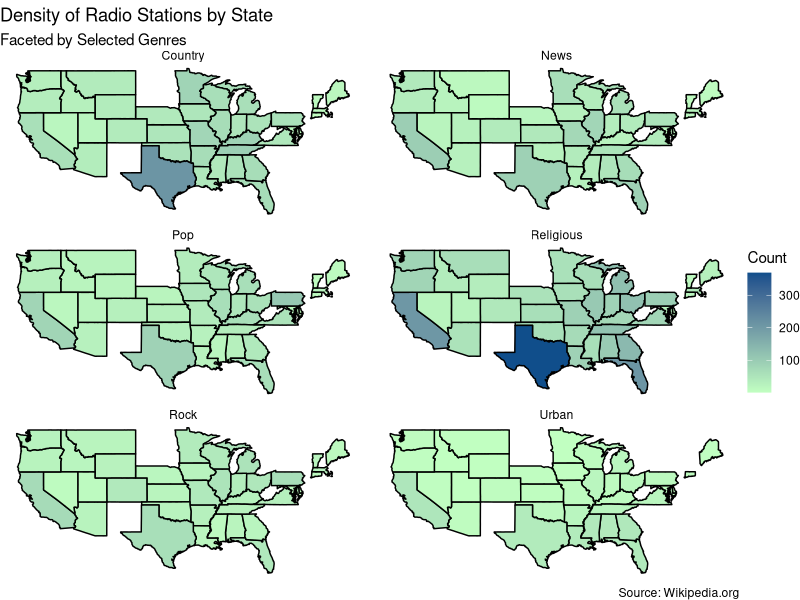
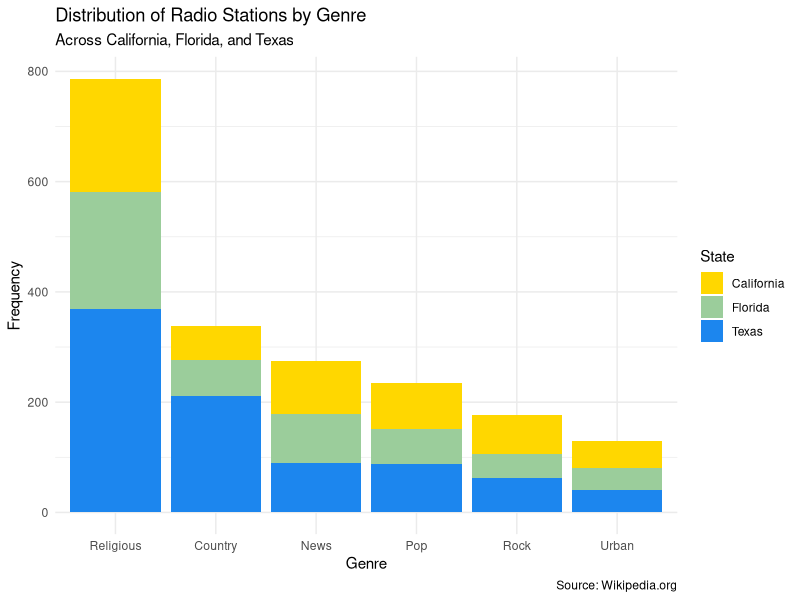
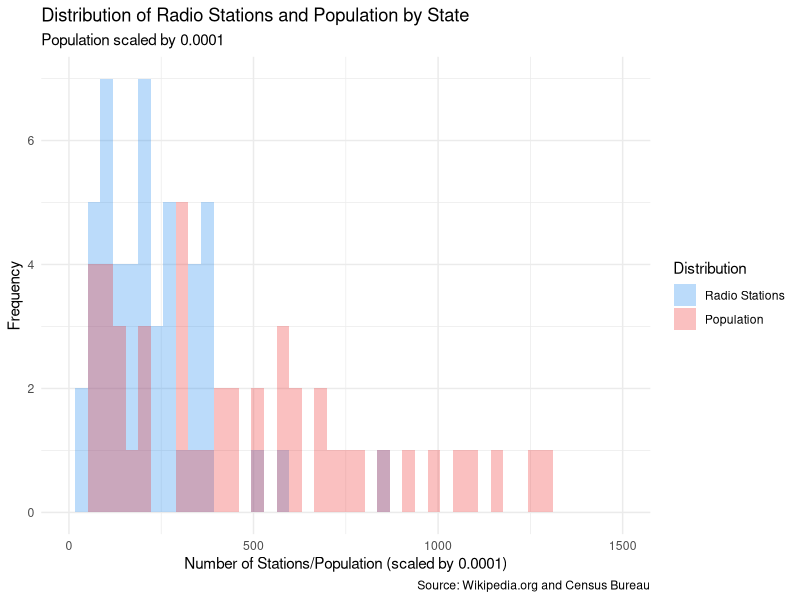
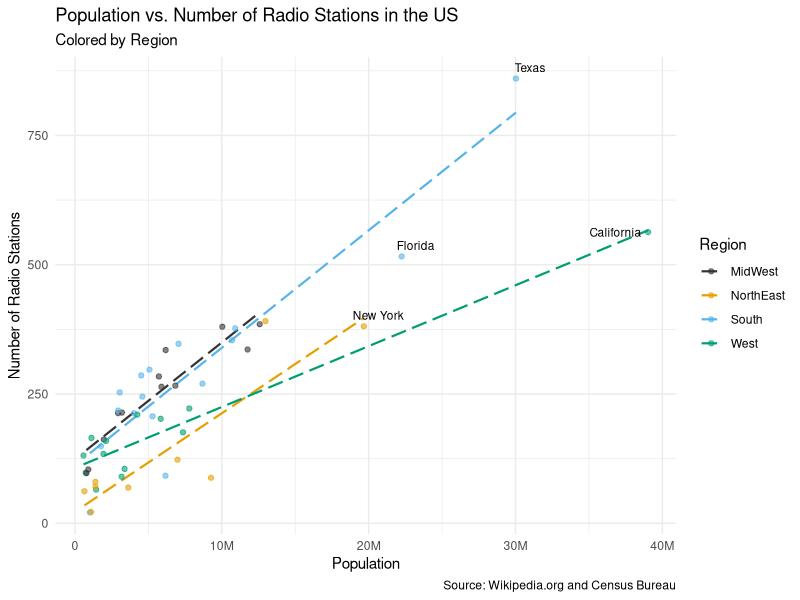

The R source for these figures, in order:
## ---- chunk 1
#| label: word lists to find Genres

Genre_Lists <- list(
    c('Religious', 'Christian', 'Gospel', 'Religion', 'Catholic', 'worship'),
    c('Urban', 'R&B', 'Blues', 'Rhythmic','Rhythym and Blues','Hip Hop', 
     'mainstream urban', 'Urban adult contemporary', 'Urban contemporary'),
    c('Pop', 'Contemporary Hit', 'adult contemporary', 'Top 40 (CHR)', 
    'Hot AC', 'CHR'),
    c( 'Rock', 'Alternative','Indie'),
    c('Country','Southern', 'Bluegrass'),
    c('News', 'News/Talk', 'Talk'))
## ---- chunk 2
#| label:  creating new genre column
#| echo: false
#| warning: false


library(tidyverse)

#https://stackoverflow.com/questions/62396968/how-can-i-group-a-column-based-off-of-a-list-of-string-patterns-in-r
state_stations <- read_csv(file = 'data/state_stations.csv')

tmpstr <- Reduce(function(s, lst) gsub(paste0("(", paste(lst, collapse = "|"),
                ")"), lst[1], s, ignore.case = TRUE),
                Genre_Lists, init = state_stations$format)

tmpGenres <- regmatches(tmpstr,
                gregexpr(paste0("(", paste0(sapply(Genre_Lists, `[[`,
                1), collapse = "|"), ")"),tmpstr, ignore.case = TRUE))

tmpGenres <- replace(tmpGenres, sapply(tmpGenres, Negate(length)),
                NA_character_)

tmpGenres <- sapply(tmpGenres, tail, n = 1)
tmpGenres[ is.na(tmpGenres) ] <- "Not Found"
state_stations$Genre <- tmpGenres

state_stations<-state_stations|>
  filter(!is.na(format))|>
  filter(Genre!='Not Found')

#state_stations|>
#  group_by(Genre)|>
#  summarise(n())
## ---- chunk 3
#| label: US choropleth map
#| echo: false
#| warning: false

#https://remiller1450.github.io/s230s19/Intro_maps.html - used to look at coding a choropleth map

library(maps)

us_states <- map_data("state")

number_stations <- state_stations |>
  group_by(state, Genre) |>
  summarise(n = n())

number_stations <- drop_na(number_stations)
number_stations$state <- tolower(number_stations$state)
merged_stations <- full_join(us_states, number_stations, 
                             by = c("region" = "state"))

merged_stations <- merged_stations|>
  filter(!is.na(region))|>
  filter(!is.na(Genre))

ggplot() +
  geom_polygon(data = merged_stations, 
               aes(x = long, y = lat, group = group, fill = n), 
               color = "black") +
  facet_wrap(~ Genre, nrow=3, ncol=2, scales="free") +
  scale_fill_continuous(
  low = "darkseagreen1",high = "dodgerblue4") +
  labs(x = "", 
      title ="Density of Radio Stations by State",
      subtitle = "Faceted by Selected Genres",
      fill = "Count",
      caption = "Source: Wikipedia.org") + 
      theme_void()

## ---- chunk 4
#| label: cali, florida, and texas plot
#| echo: false
#| warning: false


library(forcats)

CFT<- state_stations|>
  filter(state == "Texas" | state =="California" | state == "Florida") |>
  select(c(state, Genre)) |>
  group_by(state, Genre)



ggplot(data=CFT, aes(x=fct_infreq(Genre), fill=state))+geom_bar() +
  scale_fill_manual(values=c('gold', 'darkseagreen3', 'dodgerblue2')) +
  theme_minimal() +
  labs(x = "Genre", 
      y = "Frequency",
      title ="Distribution of Radio Stations by Genre",
      subtitle = "Across California, Florida, and Texas",
      fill="State",
      caption = "Source: Wikipedia.org")
## ---- chunk 5
#| label: merging in pop. data for Q2
#| echo: false
#| warning: false


pop_data <- read_csv("data/population_data_2022.csv")

# label states
pop_data <- pop_data |> 
  mutate(
    region_name = case_when(
      REGION == 1 ~ "NorthEast",
      REGION == 2 ~ "MidWest",
      REGION == 3 ~ "South",
      REGION == 4 ~ "West",)) |> 
    select(region_name, NAME, POPESTIMATE2022)

# remove region names
pop_data <- pop_data[-c(1:14),]

# remove Puerto Rico
pop_data <- subset(pop_data, region_name != "Puerto Rico")

# remove '_" from space station state colums
state_stations$state <- sub("_", " ", state_stations$state)

state_stations_pop <- merge(x = state_stations, y = pop_data, by.x = "state",
                        by.y = "NAME")

state_stations_pop_reg <- distinct(state_stations_pop |> group_by(state) |> 
                            summarise(n = n(), region_name = region_name,
                            pop_2022 = POPESTIMATE2022))
station_count <- distinct(state_stations_pop |> 
      group_by(state) |> 
      summarise(n=n(), region_name=region_name, population = POPESTIMATE2022))
## ---- chunk 6
#| label: overall distribution plot
#| echo: false
#| warning: false


trial<-station_count |>
  mutate(new_population=population/10000) |>
  pivot_longer(cols=c("n", "new_population"),
               names_to="Distribution",
               values_to='x_value')

#https://stackoverflow.com/questions/6957549/overlaying-histograms-with-ggplot2-in-r
ggplot(data=trial, aes(x=x_value, fill= Distribution)) +
  geom_histogram(alpha = 0.3,bins=45,position="identity") + 
  xlim(0,1500) +
  labs(
    x = "Number of Stations/Population (scaled by 0.0001)",
    y = "Frequency",
    title = "Distribution of Radio Stations and Population by State",
    subtitle = "Population scaled by 0.0001",
    caption = "Source: Wikipedia.org and Census Bureau") + 
    scale_fill_manual(labels=c("Radio Stations", "Population"),
          values=c("dodgerblue2", "firebrick2"))+
    theme_minimal()
## ---- chunk 7
#| label: region scatterplot
#| echo: false
#| warning: false


library(ggrepel)
library(scales)

ggplot(state_stations_pop_reg, aes(x = pop_2022, y = n, color = region_name)) +
  geom_smooth(method = "lm", se = FALSE, size = 0.75, linetype = "longdash") +
  geom_point(alpha = 0.6) +
  geom_text_repel(
    data=subset(state_stations_pop_reg, pop_2022 > 15000000 | n > 500), 
    aes(label = state), 
    color = "black", 
    size = 3) +
  scale_x_continuous(labels = label_number(scale_cut = cut_short_scale())) +
  scale_color_manual(values = c("#333333", "#E69F00", "#56B4E9", "#009E73")) +
  labs(x = "Population", 
      y = "Number of Radio Stations", 
      title = "Population vs. Number of Radio Stations in the US",
      subtitle = "Colored by Region",
      color = "Region",
      caption = "Source: Wikipedia.org and Census Bureau") + 
      theme_minimal()
